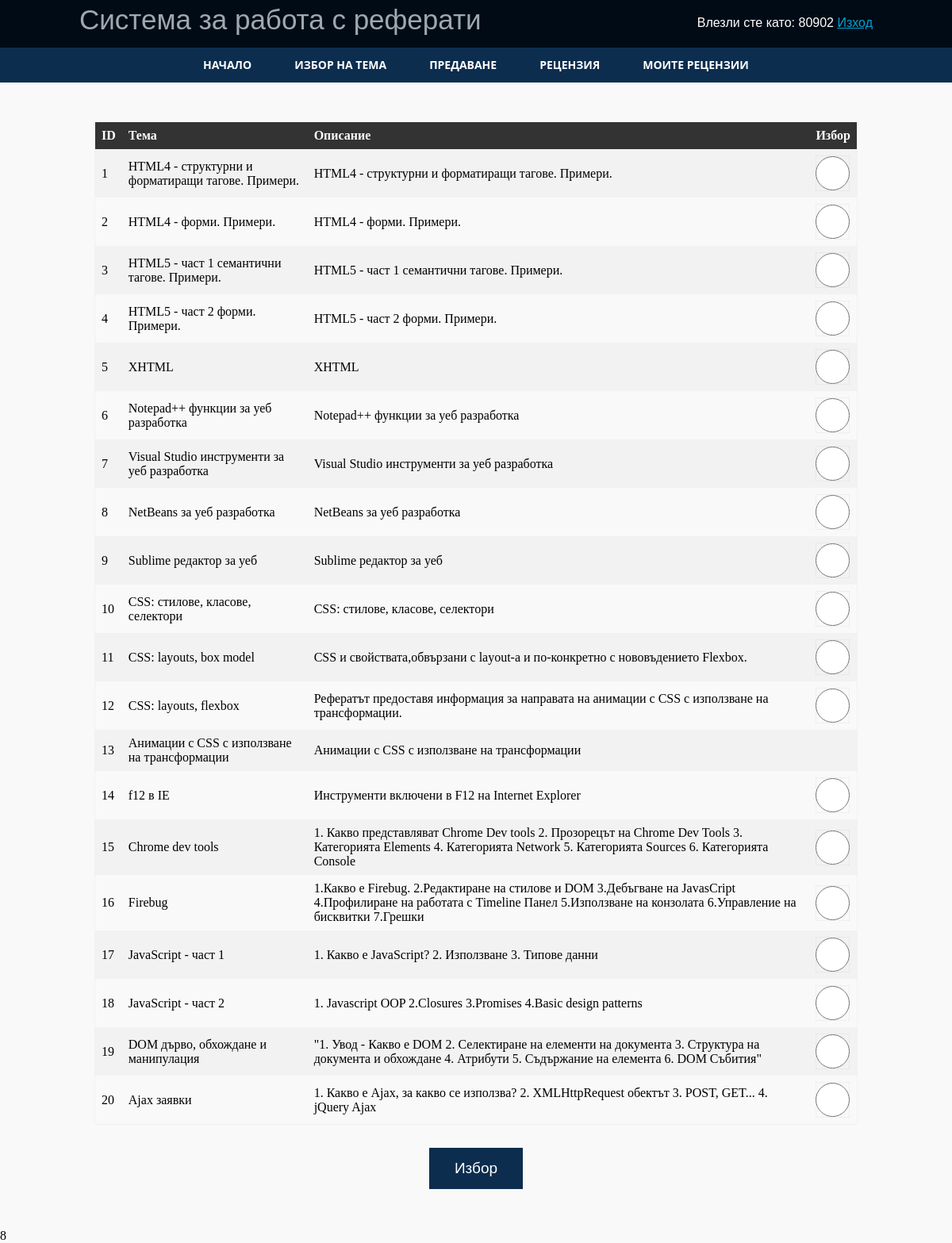
The page /www-project/subject-select.php (signed in) on the database its author committed.
### tables this page shows
CREATE TABLE `users` (
  `id` int(11) NOT NULL,
  `email` varchar(80) NOT NULL,
  `username` varchar(50) NOT NULL,
  `password` char(41) NOT NULL
);

CREATE TABLE `refs` (
  `id` int(11) NOT NULL,
  `title` varchar(255) NOT NULL,
  `description` varchar(255) DEFAULT NULL,
  `is_free` tinyint(1) DEFAULT '1',
  `user_id` int(11) DEFAULT NULL
);

### www-project/subject-select.php (the view, shortened to what this page needs)
<?php
$res = mysql_query("SELECT * FROM users WHERE id=" . $_SESSION['user']);
$userRow = mysql_fetch_array($res);
$haschosenq = mysql_query("SELECT * FROM refs WHERE user_id=" . $_SESSION['user']);
$refsq = mysql_query("SELECT * FROM refs");
include_once 'templates/page.php';
?>
<?php if (mysql_num_rows($haschosenq) == 0){?>
<form method='post'>
    <table class="deftable">
        <tr>
            <th>ID</th>
            <th>Тема</th>
            <th>Описание</th>
            <th>Избор</th>
        </tr>
        <?php
        while ($row = mysql_fetch_assoc($refsq)) {
            echo "
    <tr>
        <td>$row[id]</td>
        <td>$row[title]</td>
        <td>$row[description]</td>
        <td>";
            if ($row['is_free']) {
            echo "<input type='radio' name='subj' value='$row[id]'/>";
        }
        echo "</td>
    </tr>
    ";
        }
        ?>
    </table>
    <div class="btnwrap">
        <button class="button" type="submit" name="btn-subj-smbt">Избор</button>
    </div>
    <p><?php echo $_SESSION['user'];?></p>
</form>
<?php } else {
    $selectedtheme = mysql_fetch_array($haschosenq);?>
    <h1 style="text-align: center; margin: 30px;">Вече сте избрали тема: </br> <?php echo $selectedtheme['title'];?></h1>
</body>
</html>
<?php }?>

### www-project/templates/page.php (shortened to what this page needs)
<html>
<head>
<link rel="stylesheet" href="css/style.css" type="text/css"/>
</head>
<body>
<div id="header">
    <div id="left">
        <label>Система за работа с реферати</label>
    </div>
    <div id="right">
        <div id="content">
            Влезли сте като: <?php echo $userRow['username']; ?>&nbsp;<a href="logout.php?logout">Изход</a>
        </div>
    </div>
</div>
<div id='cssmenu' align="center">
    <ul>
        <li><a href="home.php"><span>Начало</span></a></li>
        <li><a href="subject-select.php"><span>Избор на тема</span></a></li>
        <li class='last'><a href='submit-file.php'><span>Предаване</span></a></li>
        <li><a href="write-review.php"><span>Рецензия</span></a></li>
        <li><a href="my-reviews.php"><span>Моите рецензии</span></a></li>
    </ul>
</div>

### www-project/css/style.css (style rules this page uses)
body { background-color: #f9f9f9; font-family: HelveticaNeueCyr; }
table { border: solid #dcdcdc 1px; padding: 25px; box-shadow: 0px 0px 1px rgba(0, 0, 0, 0.2); }
table tr, td { padding: 15px; / / border: solid #e1e1e1 1 px; }
table tr td input, select { width: 97%; height: 45px; border: solid #e1e1e1 1px; border-radius: 3px; padding-left: 10px; font-family: Verdana, Geneva, sans-serif; font-size: 16px; background: #f9f9f9; transition-duration: 0.5s; box-shadow: inset 0px 0px 1px rgba(0, 0, 0, 0.4); }
table.deftable { border-collapse: collapse; width: 80%; align: center; margin: auto; margin-top: 50px; border: 0px; }
table.deftable th, td { text-align: left; padding: 8px; }
table.deftable tr:nth-child(even) { background-color: #f2f2f2 }
table.deftable th { background-color: #333333; color: white; }
* { margin: 0; padding: 0; }
#header { width: 100%; height: 60px; background: #000b16; color: #9fa8b0; font-family: Verdana, Geneva, sans-serif; }
#header #left { float: left; position: relative; }
#header #left label { position: relative; top: 5px; left: 100px; font-size: 35px; }
#header #right { float: right; position: relative; }
#header #right #content { position: relative; top: 20px; right: 100px; color: #fff; }
#header #right #content a { color: #00a2d1; }
#cssmenu { background: #0c2d4e; width: auto; }
#cssmenu ul { list-style: none; margin: 0; padding: 0; line-height: 1; display: block; zoom: 1; }
#cssmenu ul:after { content: " "; display: block; font-size: 0; height: 0; clear: both; visibility: hidden; }
#cssmenu ul li { display: inline-block; padding: 0; margin: 0; }
#cssmenu ul li a { color: #ffffff; text-decoration: none; display: block; padding: 15px 25px; font-family: 'Open Sans', sans-serif; font-weight: 700; text-transform: uppercase; font-size: 14px; position: relative; -webkit-transition: color .25s; -moz-transition: color .25s; -ms-transition: color .25s; -o-transition: color .25s; transition: color .25s; }
.button { background-color: #0c2d4e; border: none; color: white; padding: 15px 32px; text-align: center; text-decoration: none; display: inline-block; font-size: 19px; }
.btnwrap { text-align: center; margin-top: 30px; margin-bottom: 50px; }

### rows shown on the page
users: username "80902"
refs: id "1", title "HTML4 - структурни и форматиращи тагове. Примери.", description "HTML4 - структурни и форматиращи тагове. Примери."
refs: id "2", title "HTML4 - форми. Примери.", description "HTML4 - форми. Примери."
refs: id "3", title "HTML5 - част 1 семантични тагове. Примери.", description "HTML5 - част 1 семантични тагове. Примери."
refs: id "4", title "HTML5 - част 2 форми. Примери.", description "HTML5 - част 2 форми. Примери."
refs: id "5", title "XHTML", description "XHTML"
refs: id "6", title "Notepad++ функции за уеб разработка", description "Notepad++ функции за уеб разработка"
refs: id "7", title "Visual Studio инструменти за уеб разработка", description "Visual Studio инструменти за уеб разработка"
refs: id "8", title "NetBeans за уеб разработка", description "NetBeans за уеб разработка"
refs: id "9", title "Sublime редактор за уеб", description "Sublime редактор за уеб"
refs: id "10", title "CSS: стилове, класове, селектори", description "CSS: стилове, класове, селектори"
refs: id "11", title "CSS: layouts, box model", description "CSS и свойствата,обвързани с layout-а и по-конкретно с нововъдението Flexbox."
refs: id "12", title "CSS: layouts, flexbox", description "Рефератът предоставя информация за направата на анимации с CSS с използване на трансформации."
refs: id "13", title "Анимации с CSS с използване на трансформации", description "Анимации с CSS с използване на трансформации"
refs: id "14", title "f12 в IE", description "Инструменти включени в F12 на Internet Explorer"
refs: id "15", title "Chrome dev tools", description "1. Какво представляват Chrome Dev tools 2. Прозорецът на Chrome Dev Tools 3. Категорията Elements 4. Категорията Network 5. Категорията Sources 6. Категорията Console"
refs: id "16", title "Firebug", description "1.Какво е Firebug. 2.Редактиране на стилове и DOM 3.Дебъгване на JavasCript 4.Профилиране на работата с Timeline Панел 5.Използване на конзолата 6.Управление на бисквитки 7.Грешки"
refs: id "17", title "JavaScript - част 1", description "1. Какво e JavaScript? 2. Използване 3. Типове данни"
refs: id "18", title "JavaScript - част 2", description "1. Javascript OOP 2.Closures 3.Promises 4.Basic design patterns"
refs: id "19", title "DOM дърво, обхождане и манипулация", description "\"1. Увод - Какво е DOM 2. Селектиране на елементи на документа 3. Структура на документа и обхождане 4. Атрибути 5. Съдържание на елемента 6. DOM Събития\""
refs: id "20", title "Ajax заявки", description "1. Какво е Ajax, за какво се използва? 2. XMLHttpRequest обектът 3. POST, GET... 4. jQuery Ajax"

### other values the page prints
$_SESSION['user'] "8"
